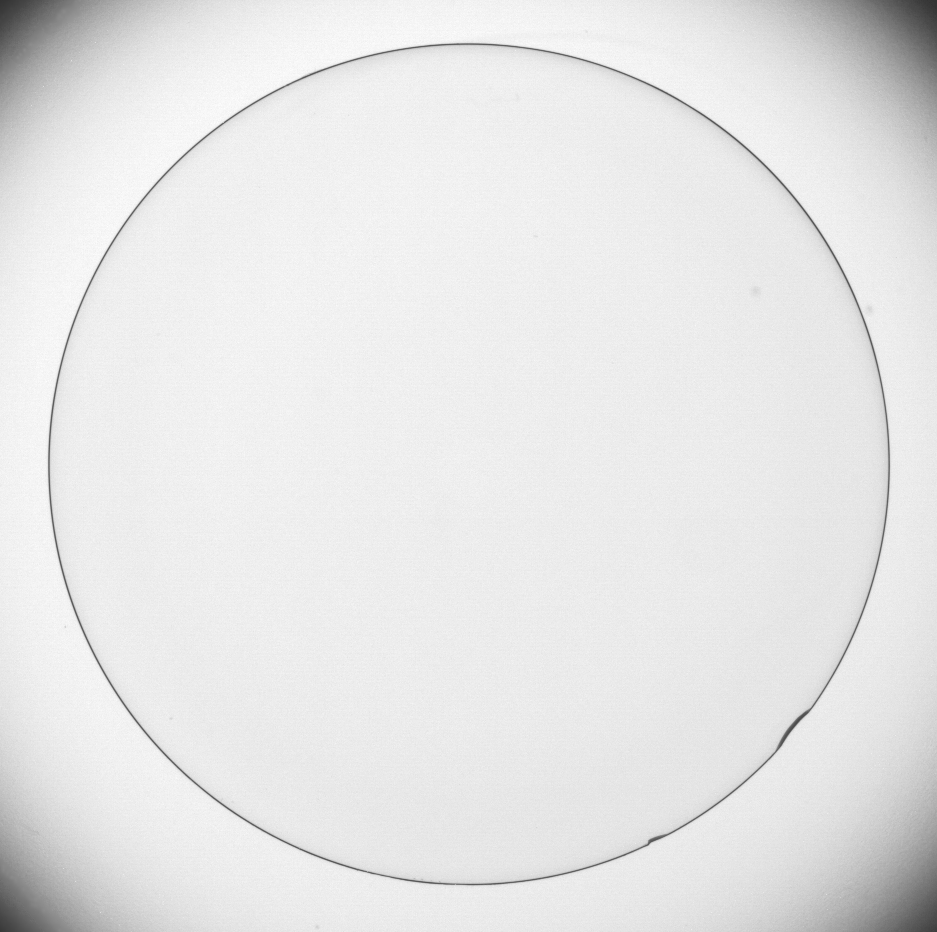
#> input picture 8.jpg, 937 x 932 px
$ python fore.py
#> lines starting #> are read from the running program, lines starting #| are printed output that depends on the picture
import numpy as np
import cv2 as cv

def  m_10_Smooth_create_img(img, r, c, add):
    # 该函数用于生成指定长宽和指定填充边大小的全零图像

    # 生成扩展图像
    img_s = np.zeros([r + add, c + add],np.uint8)
    half = add // 2
    #将原图复制到扩展图像
    img_s[half + 1 : r + half+1, half + 1 : c + half+1] = img
    return img_s

# [61 lines left out: functions m_10_Smooth_process_img, m_12_Median_Filter_process_img, m_13_Sharpening_Laplace, not called in this run]

def m_15_Gradient_Enhancement_process(img_1, model_1, model_2):

    r, c = img_1.shape
    nu, m = model_1.shape
    img_1s = m_10_Smooth_create_img(img_1, r, c, m - 1)
    img_2 = np.zeros([r, c],np.uint8)

    for x in range(1, r):
        for y in range(1, c):
            sum_1 = 0
            sum_2 = 0
            for i in range(0, m):
                for j in range(0, m):
                    sum_1 = sum_1 + model_1[i, j] * img_1s[x + i - 1, y + j - 1]
                    sum_2 = sum_2 + model_2[i, j] * img_1s[x + i - 1, y + j - 1]
                img_2[x, y] = abs(sum_1) + abs(sum_2)

    return img_2

if __name__ == '__main__':
    im_1 = cv.imread("8.jpg",0)
#> im_1 is the input picture: shape (932, 937); min 50, max 255, mean 229.7
    r,c = im_1.shape
#> r = 932; c = 937
    m_s = [3, 5, 9, 15, 35]
    list_1=[im_1]
    # [18 lines of commented-out code are left out]

    model_1 = np.array([[-1,-2,-1],[0,0,0],[1,2,1]])
    model_2 = np.array([[-1,0,1],[-2, 0, 2],[-1, 0, 1]])
    img_2 = m_15_Gradient_Enhancement_process(im_1, model_1, model_2)
#> after the loop in m_15_Gradient_Enhancement_process, `for x in range(1, r):`:
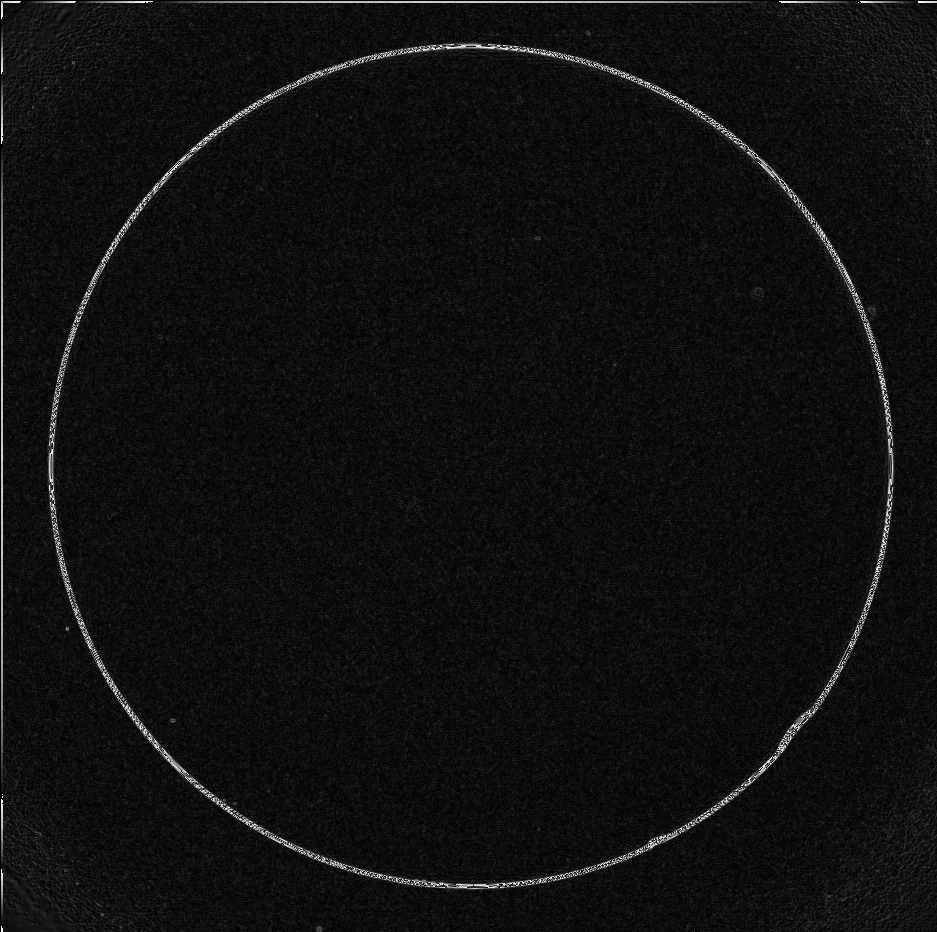
#> img_2: shape (932, 937); min 0, max 254, mean 16
    list_1.append(img_2)

    cv.namedWindow('input_image', cv.WINDOW_AUTOSIZE)
    cv.imshow('input_image',  np.hstack(list_1))
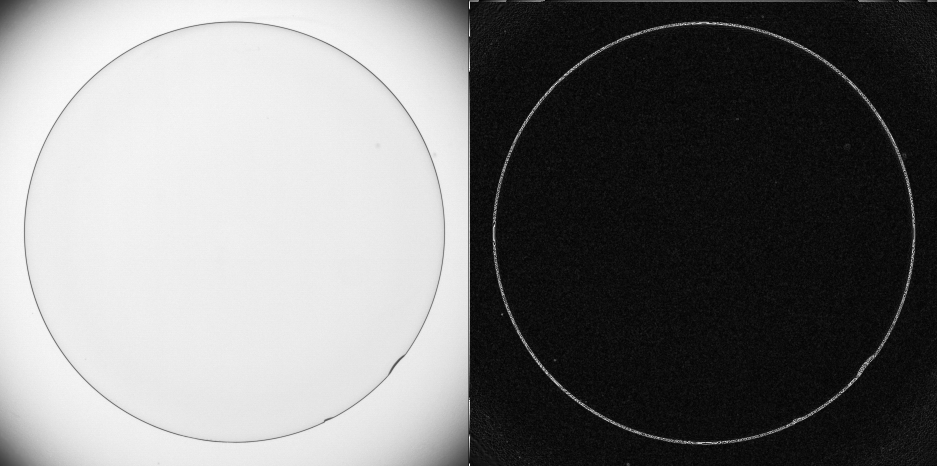
#> window 'input_image': shape (932, 1874) (shown at 1/2 size); min 0, max 255, mean 122.9
    cv.waitKey(0)
    cv.destroyAllWindows()

$ run again, with 1.jpg copied over 8.jpg
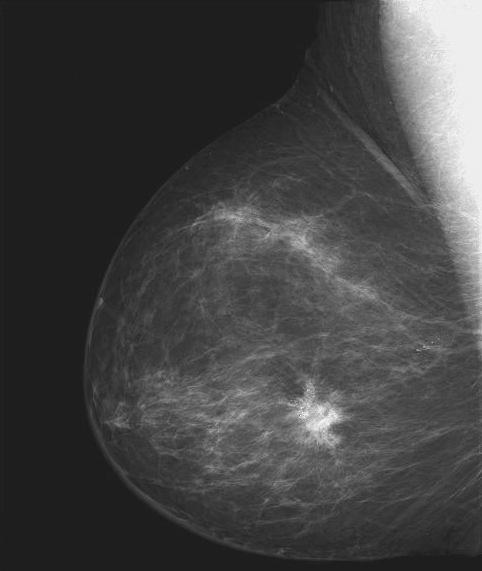
#> input picture 1.jpg, 482 x 571 px
#> im_1 is the input picture: shape (571, 482); min 21, max 255, mean 66.7
#> after the loop in m_15_Gradient_Enhancement_process, `for x in range(1, r):`:
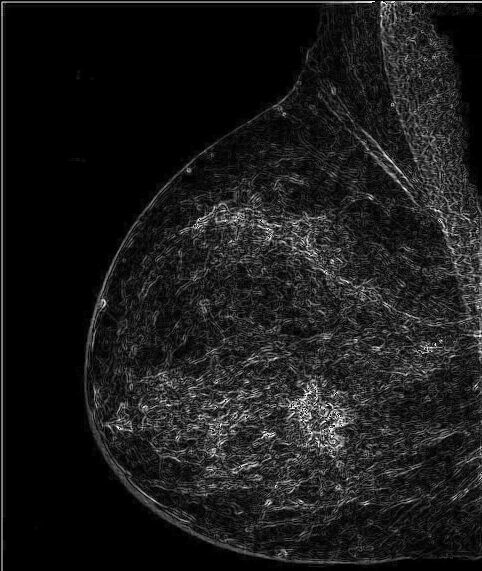
#> img_2: shape (571, 482); min 0, max 254, mean 26.7
#> `cv.imshow('input_image',  np.hstack(list_1))`:
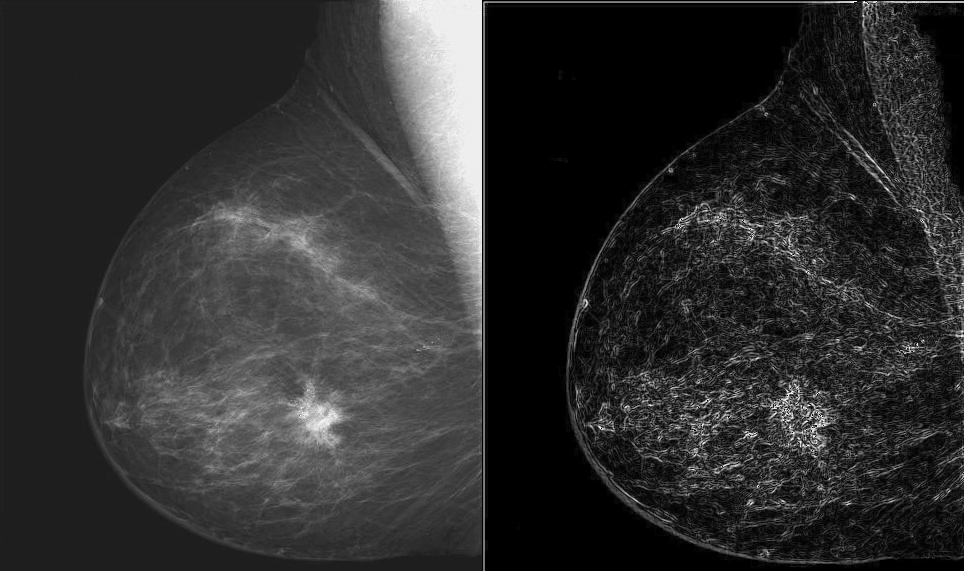
#> window 'input_image': shape (571, 964); min 0, max 255, mean 46.7

$ run again, with 2.jpg copied over 8.jpg
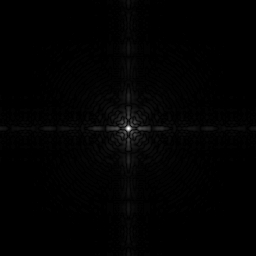
#> input picture 2.jpg, 256 x 256 px
#> im_1 is the input picture: shape (256, 256); min 0, max 255, mean 2.1
#> after the loop in m_15_Gradient_Enhancement_process, `for x in range(1, r):`:
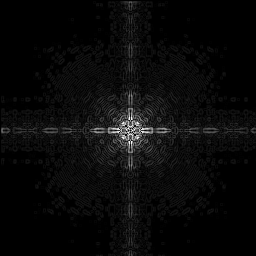
#> img_2: shape (256, 256); min 0, max 254, mean 9.7
#> `cv.imshow('input_image',  np.hstack(list_1))`:
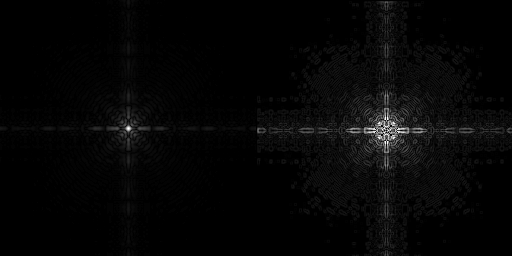
#> window 'input_image': shape (256, 512); min 0, max 255, mean 5.9

$ run again, with 3.jpg copied over 8.jpg
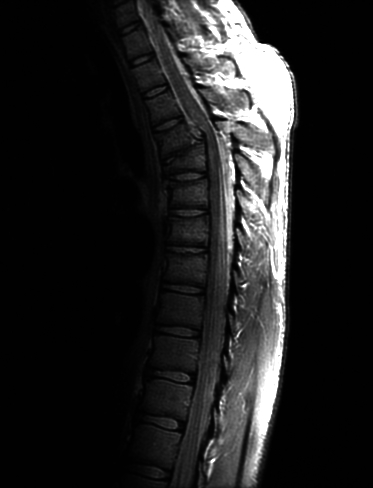
#> input picture 3.jpg, 373 x 488 px
#> im_1 is the input picture: shape (488, 373); min 0, max 255, mean 32.6
#> after the loop in m_15_Gradient_Enhancement_process, `for x in range(1, r):`:
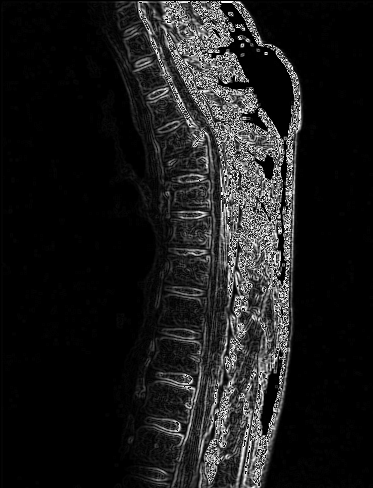
#> img_2: shape (488, 373); min 0, max 254, mean 27.5
#> `cv.imshow('input_image',  np.hstack(list_1))`:
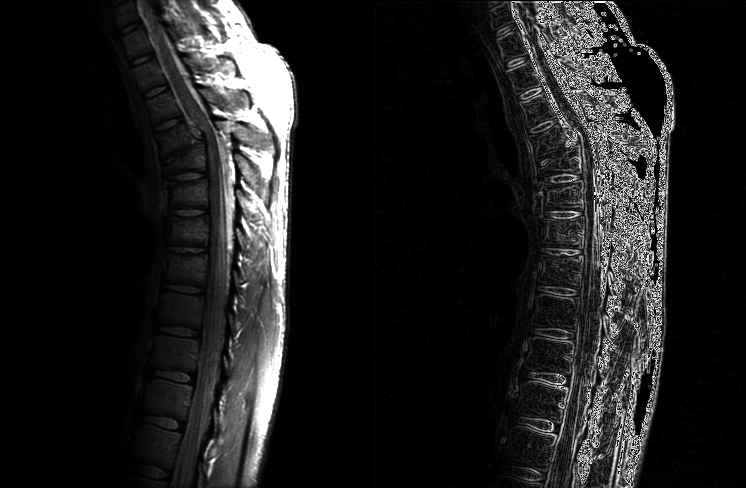
#> window 'input_image': shape (488, 746); min 0, max 255, mean 30.1
